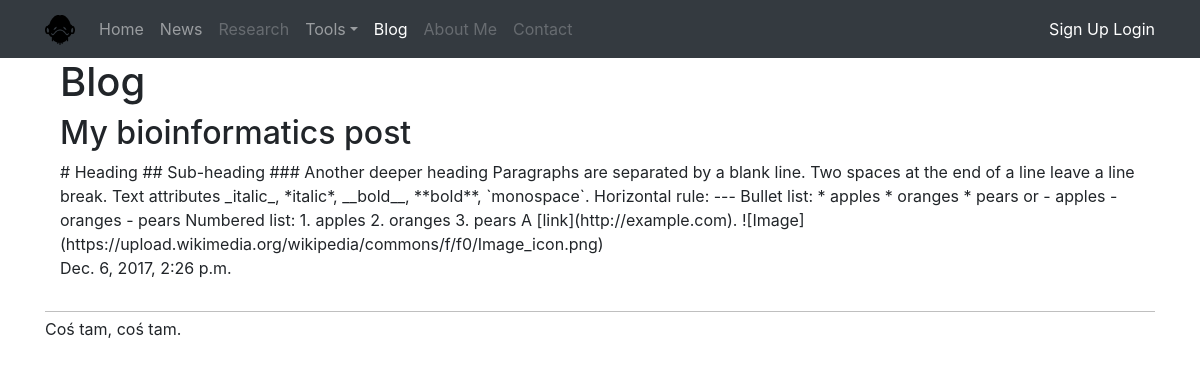
/blog/post/3/, run on the app's committed database.
### blog/models.py (models this page shows, shortened)
class Post(models.Model):
	category = models.ForeignKey(Category, null=True)
	title = models.CharField(max_length=140)
	body = models.TextField()
	date_publish = models.DateTimeField()
	date_create = models.DateTimeField(auto_now_add=True)
	date_update = models.DateTimeField(auto_now=True)
	public = models.BooleanField(default=True)

### blog/views.py (the view)
# urls.py: url(r'^post/(?P<post_id>\d+)/$', views.post_detail_view, name="post_detail_view"),
def post_detail_view(request, post_id):
	context = {
		'object': Post.objects.get(id=post_id),
	}
	return render(request, 'blog/post_detail.html', context)

### blog/templates/blog/post_detail.html (shortened to what this page needs)
{% extends 'myapp/base.html' %}
{% block nav-item-blog %}active{% endblock %}
{% block content %}
<div class="container">
  <div class="row">
    <div class="col-12">
      <h1>Blog</h1>
        <h2>{{ object.title }}</h2>
        <div class="markdown2html">{{ object.body }}</div>
        <p>{{ object.date_publish }}</p>
    </div>
  </div>
</div>
{% endblock %}

### data on the page
Post: title "My bioinformatics post", body "# Heading ## Sub-heading ### Another deeper heading Paragraphs are separated by a blank line. Two spaces at the end of a line leave a line break. Text attributes _italic_, *italic*, __bold__, **bold**, `monospace`. Horizontal rule: --- Bullet list: * apples * oranges * pears or - apples - oranges - pears Numbered list: 1. apples 2. oranges 3. pears A [link](http://example.com). ![Image](https://upload.wikimedia.org/wikipedia/commons/f/f0/Image_icon.png)", date_publish "Dec. 6, 2017, 2:26 p.m."
